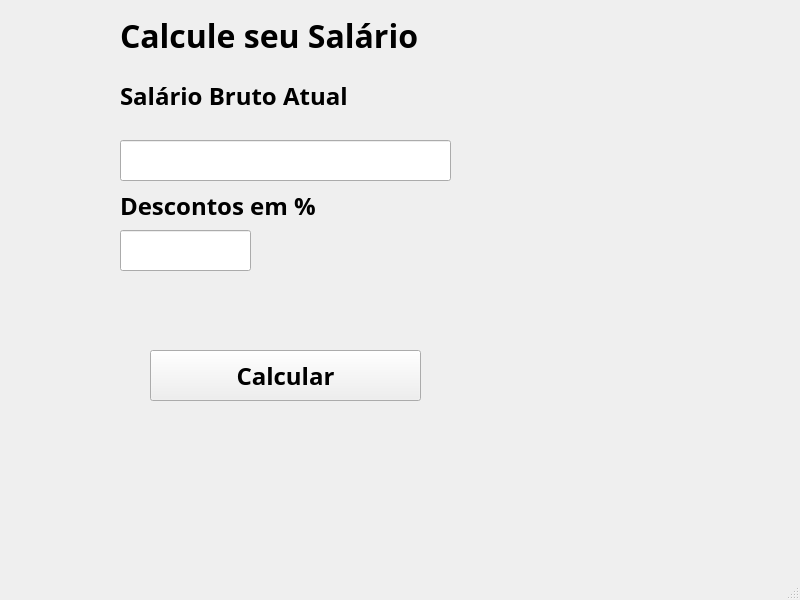
<?xml version="1.0" encoding="UTF-8"?>
<ui version="4.0">
 <class>MainWindow</class>
 <widget class="QMainWindow" name="MainWindow">
  <property name="geometry">
   <rect>
    <x>0</x>
    <y>0</y>
    <width>800</width>
    <height>600</height>
   </rect>
  </property>
  <property name="windowTitle">
   <string>MainWindow</string>
  </property>
  <widget class="QWidget" name="centralwidget">
   <widget class="QLabel" name="label">
    <property name="geometry">
     <rect>
      <x>120</x>
      <y>10</y>
      <width>351</width>
      <height>51</height>
     </rect>
    </property>
    <property name="font">
     <font>
      <family>Arial Black</family>
      <pointsize>24</pointsize>
      <weight>75</weight>
      <bold>true</bold>
     </font>
    </property>
    <property name="text">
     <string>Calcule seu Salário</string>
    </property>
   </widget>
   <widget class="QLabel" name="label_2">
    <property name="geometry">
     <rect>
      <x>120</x>
      <y>70</y>
      <width>261</width>
      <height>51</height>
     </rect>
    </property>
    <property name="font">
     <font>
      <family>Arial Black</family>
      <pointsize>18</pointsize>
      <weight>75</weight>
      <bold>true</bold>
     </font>
    </property>
    <property name="text">
     <string>Salário Bruto Atual</string>
    </property>
   </widget>
   <widget class="QLabel" name="label_3">
    <property name="geometry">
     <rect>
      <x>120</x>
      <y>180</y>
      <width>351</width>
      <height>51</height>
     </rect>
    </property>
    <property name="font">
     <font>
      <family>Arial Black</family>
      <pointsize>18</pointsize>
      <weight>75</weight>
      <bold>true</bold>
     </font>
    </property>
    <property name="text">
     <string>Descontos em %</string>
    </property>
   </widget>
   <widget class="QLineEdit" name="txtSalario">
    <property name="geometry">
     <rect>
      <x>120</x>
      <y>140</y>
      <width>331</width>
      <height>41</height>
     </rect>
    </property>
    <property name="font">
     <font>
      <family>Arial</family>
      <pointsize>16</pointsize>
     </font>
    </property>
   </widget>
   <widget class="QLineEdit" name="txtDescontos">
    <property name="geometry">
     <rect>
      <x>120</x>
      <y>230</y>
      <width>131</width>
      <height>41</height>
     </rect>
    </property>
    <property name="font">
     <font>
      <family>Arial</family>
      <pointsize>16</pointsize>
     </font>
    </property>
   </widget>
   <widget class="QPushButton" name="btnCalcular">
    <property name="geometry">
     <rect>
      <x>150</x>
      <y>350</y>
      <width>271</width>
      <height>51</height>
     </rect>
    </property>
    <property name="font">
     <font>
      <family>Arial Black</family>
      <pointsize>18</pointsize>
      <weight>75</weight>
      <bold>true</bold>
     </font>
    </property>
    <property name="text">
     <string>Calcular</string>
    </property>
   </widget>
   <widget class="QLabel" name="lblResultado">
    <property name="geometry">
     <rect>
      <x>10</x>
      <y>470</y>
      <width>581</width>
      <height>41</height>
     </rect>
    </property>
    <property name="font">
     <font>
      <family>Cambria Math</family>
      <pointsize>20</pointsize>
      <weight>50</weight>
      <bold>false</bold>
     </font>
    </property>
    <property name="text">
     <string/>
    </property>
    <property name="alignment">
     <set>Qt::AlignCenter</set>
    </property>
   </widget>
  </widget>
  <widget class="QMenuBar" name="menubar">
   <property name="geometry">
    <rect>
     <x>0</x>
     <y>0</y>
     <width>800</width>
     <height>21</height>
    </rect>
   </property>
  </widget>
  <widget class="QStatusBar" name="statusbar"/>
 </widget>
 <resources/>
 <connections/>
</ui>
